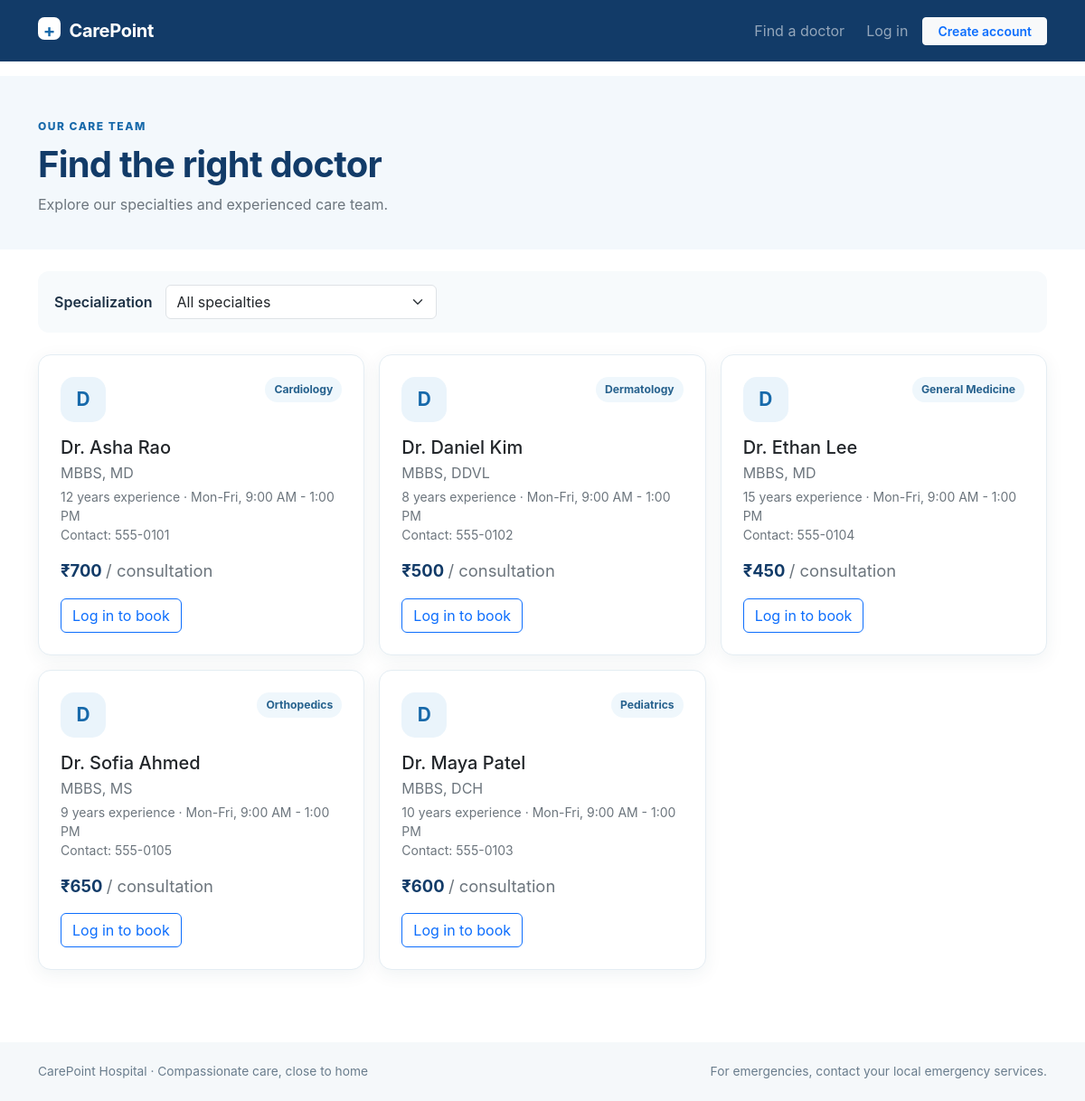
Page /doctors on the committed database.
### tables this page shows
CREATE TABLE doctors (
            id INTEGER PRIMARY KEY AUTOINCREMENT,
            user_id INTEGER UNIQUE REFERENCES users(id) ON DELETE SET NULL,
            specialization_id INTEGER NOT NULL REFERENCES specializations(id),
            qualification TEXT NOT NULL,
            experience INTEGER NOT NULL CHECK (experience >= 0),
            fee REAL NOT NULL CHECK (fee >= 0),
            phone TEXT NOT NULL,
            timings TEXT NOT NULL
        );

CREATE TABLE users (
            id INTEGER PRIMARY KEY AUTOINCREMENT,
            name TEXT NOT NULL,
            email TEXT NOT NULL UNIQUE COLLATE NOCASE,
            password_hash TEXT NOT NULL,
            role TEXT NOT NULL CHECK (role IN ('admin', 'doctor', 'patient')),
            created_at TEXT NOT NULL DEFAULT CURRENT_TIMESTAMP
        );

CREATE TABLE specializations (
            id INTEGER PRIMARY KEY AUTOINCREMENT,
            name TEXT NOT NULL UNIQUE
        );

### app.py (the view)
@app.route("/doctors")
def doctors():
    specialization = request.args.get("specialization", "").strip()
    query = """SELECT d.*, u.name, u.email, s.name AS specialization
               FROM doctors d JOIN users u ON u.id = d.user_id
               JOIN specializations s ON s.id = d.specialization_id"""
    params = ()
    if specialization:
        query += " WHERE s.name = ?"
        params = (specialization,)
    query += " ORDER BY s.name, u.name"
    records = db_connection().execute(query, params).fetchall()
    return render_template(
        "doctors.html", doctors=records, specializations=SPECIALIZATIONS,
        selected=specialization,
    )

### app.py (called while the page is built)
@app.before_request
def load_user():
    g.user = None
    if session.get("user_id"):
        g.user = db_connection().execute(
            "SELECT id, name, email, role FROM users WHERE id = ?",
            (session["user_id"],),
        ).fetchone()

def db_connection():
    if not hasattr(g, "_database"):
        g._database = get_db()
    return g._database

@app.context_processor
def template_context():
    return {"today": date.today().isoformat()}

### database.py (called while the page is built)
def get_db():
    connection = sqlite3.connect(DATABASE)
    connection.row_factory = sqlite3.Row
    connection.execute("PRAGMA foreign_keys = ON")
    return connection

### templates/doctors.html (shortened to what this page needs)
{% extends "base.html" %}
{% block content %}
<section class="page-heading"><div class="container"><span class="eyebrow">OUR CARE TEAM</span><h1 class="display-6 fw-bold mt-2">Find the right doctor</h1><p class="text-secondary mb-0">Explore our specialties and experienced care team.</p></div></section>
<section class="container section-space pt-4">
  <form method="get" class="filter-bar mb-4">
    <label class="form-label mb-0 fw-semibold" for="specialization">Specialization</label>
    <select class="form-select filter-select" id="specialization" name="specialization" onchange="this.form.submit()">
      <option value="">All specialties</option>{% for item in specializations %}<option value="{{ item }}" {% if selected == item %}selected{% endif %}>{{ item }}</option>{% endfor %}
    </select>
  </form>
  <div class="row g-3">
    {% for doctor in doctors %}
    <div class="col-md-6 col-lg-4"><div class="card doctor-card h-100"><div class="card-body p-4">
      <div class="d-flex justify-content-between"><div class="doctor-avatar">{{ doctor.name[0] }}</div><span class="specialty-label align-self-start">{{ doctor.specialization }}</span></div>
      <h2 class="h5 mt-3 mb-1">{{ doctor.name }}</h2><p class="text-secondary mb-1">{{ doctor.qualification }}</p>
      <p class="small text-secondary">{{ doctor.experience }} years experience · {{ doctor.timings }}<br>Contact: {{ doctor.phone }}</p>
      <p class="fee mb-3">₹{{ '%.0f'|format(doctor.fee) }} <span class="text-secondary fw-normal">/ consultation</span></p>
      {% if g.user and g.user.role == 'patient' %}<a class="btn btn-primary" href="{{ url_for('book_appointment', doctor_id=doctor.id, specialization=doctor.specialization) }}">Book with doctor</a>
      {% elif not g.user %}<a class="btn btn-outline-primary" href="{{ url_for('login') }}">Log in to book</a>{% endif %}
    </div></div></div>
    {% else %}<div class="col-12"><div class="empty-state">No doctors found for this specialty. Try another filter.</div></div>{% endfor %}
  </div>
</section>
{% endblock %}

### static/style.css (style rules this page uses)
:root { --navy: #123b68; --blue: #1769aa; --light-blue: #eaf4fb; --ink: #1d3145; --muted: #647789; }
body { color: var(--ink); background: #fff; font-family: Inter, "Segoe UI", Arial, sans-serif; }
a { color: var(--blue); }
.eyebrow { color: var(--blue); font-size: .75rem; font-weight: 800; letter-spacing: 1.5px; }
.section-space { padding-top: 64px; padding-bottom: 32px; }
.doctor-card, .panel-card { border: 1px solid #e4edf3; border-radius: 14px; box-shadow: 0 5px 20px #173c5710; }
.doctor-card { transition: transform .18s ease, box-shadow .18s ease; }
.doctor-avatar { display: grid; place-items: center; width: 50px; height: 50px; border-radius: 15px; background: var(--light-blue); color: var(--blue); font-size: 1.3rem; font-weight: 700; }
.specialty-label { background: #eff7fc; color: #27628e; padding: 5px 10px; border-radius: 20px; font-size: .76rem; font-weight: 700; }
.fee { font-size: 1.15rem; font-weight: 700; color: var(--navy); }
.page-heading { background: #f3f8fc; padding: 42px 0 38px; }
.page-heading h1 { color: var(--navy); letter-spacing: -.8px; }
.filter-bar { display: flex; align-items: center; gap: 14px; background: #f7fafc; border-radius: 12px; padding: 15px 18px; }
.filter-select { max-width: 300px; }

### rows in the picture
doctors: name "D", specialization "Cardiology", name "Dr. Asha Rao", qualification "MBBS, MD", experience "12", timings "Mon-Fri, 9:00 AM - 1:00 PM", phone "555-0101", fee "700"
doctors: name "D", specialization "Dermatology", name "Dr. Daniel Kim", qualification "MBBS, DDVL", experience "8", timings "Mon-Fri, 9:00 AM - 1:00 PM", phone "555-0102", fee "500"
doctors: name "D", specialization "General Medicine", name "Dr. Ethan Lee", qualification "MBBS, MD", experience "15", timings "Mon-Fri, 9:00 AM - 1:00 PM", phone "555-0104", fee "450"
doctors: name "D", specialization "Orthopedics", name "Dr. Sofia Ahmed", qualification "MBBS, MS", experience "9", timings "Mon-Fri, 9:00 AM - 1:00 PM", phone "555-0105", fee "650"
doctors: name "D", specialization "Pediatrics", name "Dr. Maya Patel", qualification "MBBS, DCH", experience "10", timings "Mon-Fri, 9:00 AM - 1:00 PM", phone "555-0103", fee "600"
